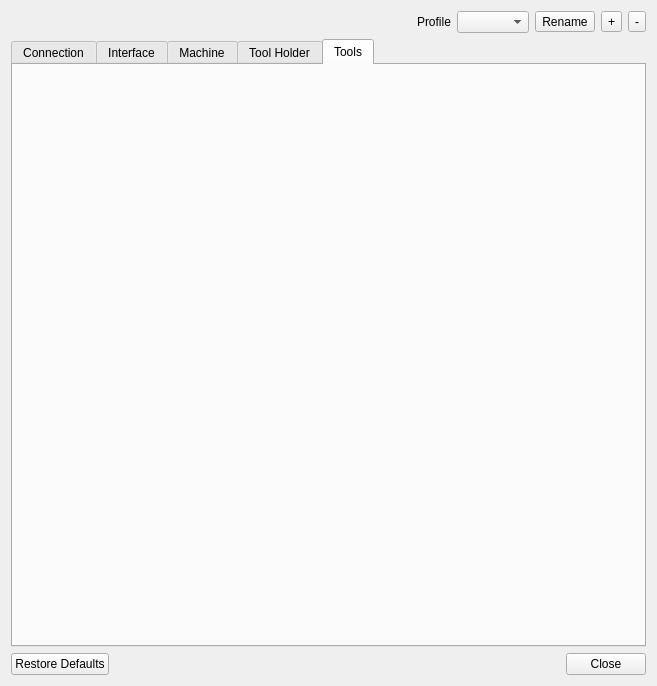
<?xml version="1.0" encoding="UTF-8"?>
<ui version="4.0">
 <class>SettingsForm</class>
 <widget class="QDialog" name="SettingsForm">
  <property name="geometry">
   <rect>
    <x>0</x>
    <y>0</y>
    <width>657</width>
    <height>686</height>
   </rect>
  </property>
  <property name="windowTitle">
   <string>Settings</string>
  </property>
  <property name="windowIcon">
   <iconset resource="../../Resources/Images.qrc">
    <normaloff>:/Images/PNG/Cocoanut.png</normaloff>:/Images/PNG/Cocoanut.png</iconset>
  </property>
  <property name="modal">
   <bool>true</bool>
  </property>
  <layout class="QVBoxLayout" name="verticalLayout_3">
   <item>
    <layout class="QHBoxLayout" name="horizontalLayout_2">
     <item>
      <spacer name="horizontalSpacer_2">
       <property name="orientation">
        <enum>Qt::Horizontal</enum>
       </property>
       <property name="sizeHint" stdset="0">
        <size>
         <width>40</width>
         <height>20</height>
        </size>
       </property>
      </spacer>
     </item>
     <item>
      <widget class="QLabel" name="profileLabel">
       <property name="text">
        <string>Profile</string>
       </property>
      </widget>
     </item>
     <item>
      <widget class="QComboBox" name="profilesComboBox"/>
     </item>
     <item>
      <widget class="QToolButton" name="profileRenameButton">
       <property name="text">
        <string>Rename</string>
       </property>
      </widget>
     </item>
     <item>
      <widget class="QToolButton" name="profileAddButton">
       <property name="text">
        <string>+</string>
       </property>
      </widget>
     </item>
     <item>
      <widget class="QToolButton" name="profileRemoveButton">
       <property name="text">
        <string>-</string>
       </property>
      </widget>
     </item>
    </layout>
   </item>
   <item>
    <widget class="QTabWidget" name="settingsTabs">
     <property name="tabPosition">
      <enum>QTabWidget::North</enum>
     </property>
     <property name="tabShape">
      <enum>QTabWidget::Rounded</enum>
     </property>
     <property name="currentIndex">
      <number>4</number>
     </property>
     <property name="iconSize">
      <size>
       <width>24</width>
       <height>24</height>
      </size>
     </property>
     <widget class="QWidget" name="Connection">
      <attribute name="title">
       <string>Connection</string>
      </attribute>
      <layout class="QVBoxLayout" name="verticalLayout_4">
       <item>
        <widget class="ConnectionFormController" name="connectionFormController" native="true"/>
       </item>
      </layout>
     </widget>
     <widget class="QWidget" name="interfaceTab">
      <attribute name="title">
       <string>Interface</string>
      </attribute>
      <layout class="QVBoxLayout" name="verticalLayout_10">
       <item>
        <widget class="InterfaceFormController" name="interfaceFormController" native="true"/>
       </item>
      </layout>
     </widget>
     <widget class="QWidget" name="machineTab">
      <attribute name="title">
       <string>Machine</string>
      </attribute>
      <layout class="QVBoxLayout" name="verticalLayout_17">
       <item>
        <widget class="MachineFormController" name="machineFormController" native="true"/>
       </item>
      </layout>
     </widget>
     <widget class="QWidget" name="toolHolderTab">
      <attribute name="title">
       <string>Tool Holder</string>
      </attribute>
      <layout class="QVBoxLayout" name="verticalLayout_18">
       <item>
        <widget class="ToolHolderFormController" name="toolHolderFormController" native="true"/>
       </item>
      </layout>
     </widget>
     <widget class="QWidget" name="toolsTab">
      <attribute name="title">
       <string>Tools</string>
      </attribute>
      <layout class="QVBoxLayout" name="verticalLayout">
       <item>
        <widget class="ToolFormController" name="toolsFormController" native="true"/>
       </item>
      </layout>
     </widget>
    </widget>
   </item>
   <item>
    <layout class="QHBoxLayout" name="horizontalLayout">
     <item>
      <widget class="QPushButton" name="restoreDefaultsButton">
       <property name="text">
        <string>Restore Defaults</string>
       </property>
       <property name="autoDefault">
        <bool>false</bool>
       </property>
      </widget>
     </item>
     <item>
      <spacer name="horizontalSpacer">
       <property name="orientation">
        <enum>Qt::Horizontal</enum>
       </property>
       <property name="sizeHint" stdset="0">
        <size>
         <width>40</width>
         <height>20</height>
        </size>
       </property>
      </spacer>
     </item>
     <item>
      <widget class="QPushButton" name="closeButton">
       <property name="text">
        <string>Close</string>
       </property>
       <property name="autoDefault">
        <bool>false</bool>
       </property>
      </widget>
     </item>
    </layout>
   </item>
  </layout>
 </widget>
 <customwidgets>
  <customwidget>
   <class>ToolHolderFormController</class>
   <extends>QWidget</extends>
   <header>Controller/Settings/ToolHolderFormController.h</header>
   <container>1</container>
  </customwidget>
  <customwidget>
   <class>ConnectionFormController</class>
   <extends>QWidget</extends>
   <header>Controller/Settings/ConnectionFormController.h</header>
   <container>1</container>
  </customwidget>
  <customwidget>
   <class>InterfaceFormController</class>
   <extends>QWidget</extends>
   <header>Controller/Settings/InterfaceFormController.h</header>
   <container>1</container>
  </customwidget>
  <customwidget>
   <class>MachineFormController</class>
   <extends>QWidget</extends>
   <header>Controller/Settings/MachineFormController.h</header>
   <container>1</container>
  </customwidget>
  <customwidget>
   <class>ToolFormController</class>
   <extends>QWidget</extends>
   <header>Controller/Settings/ToolFormController.h</header>
   <container>1</container>
  </customwidget>
 </customwidgets>
 <tabstops>
  <tabstop>restoreDefaultsButton</tabstop>
  <tabstop>closeButton</tabstop>
 </tabstops>
 <resources>
  <include location="../../Resources/Images.qrc"/>
 </resources>
 <connections/>
</ui>
